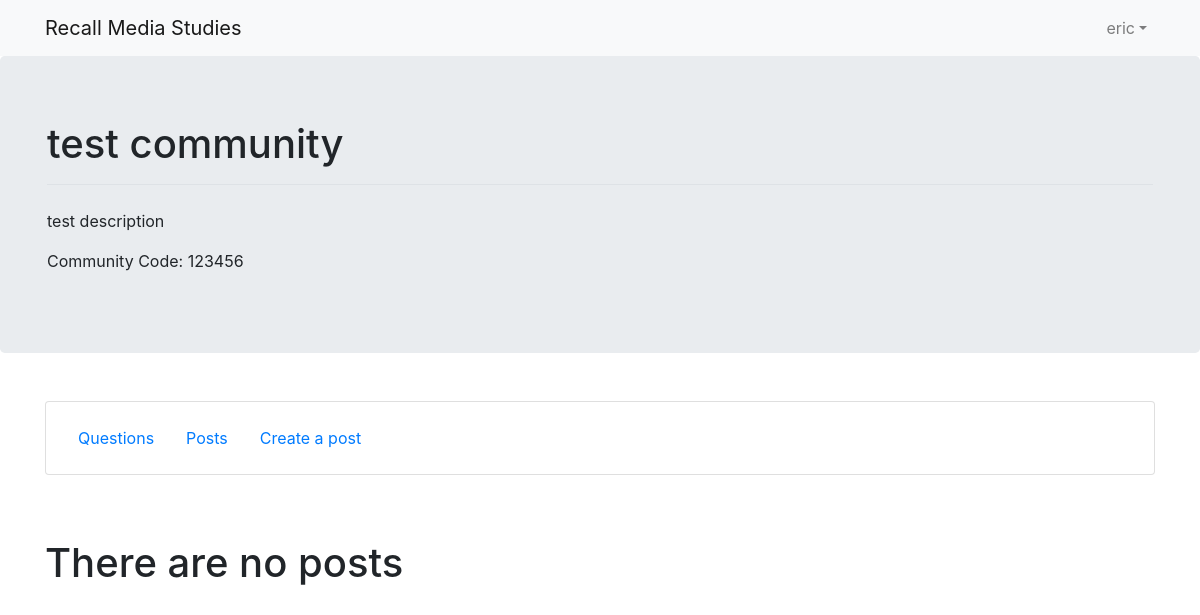
Before: /community/1/posts/ (signed in) with the older database file.
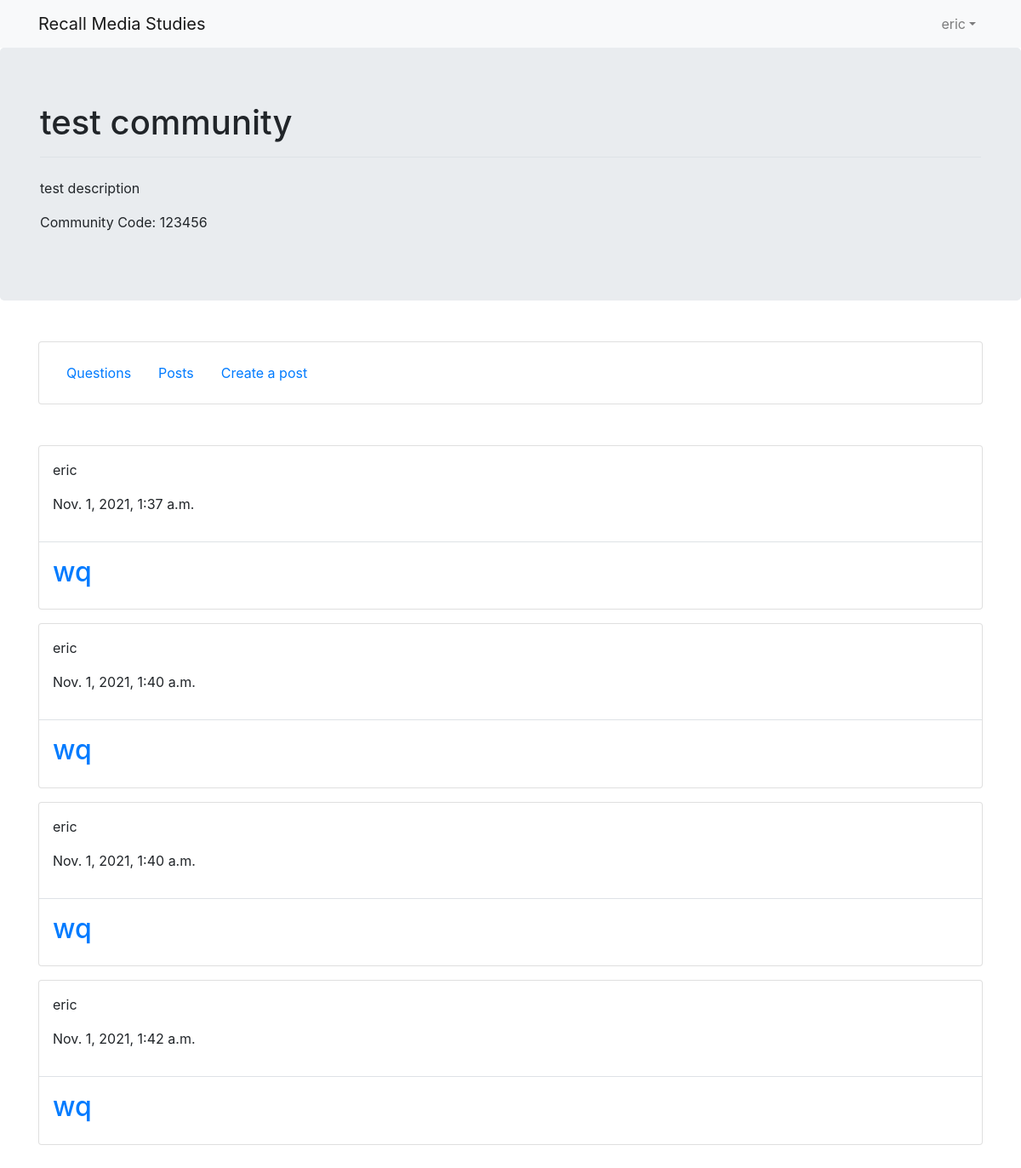
After: the same page with the newer database file.
### recall/models.py (models this page shows, shortened)
class Post(models.Model):
    user = models.ForeignKey(User, on_delete=models.CASCADE)
    community = models.ForeignKey('community', on_delete=models.CASCADE)
    title = models.CharField(max_length=30)
    content = models.TextField()
    date_created = models.DateTimeField(default=timezone.now)
    likes = models.BigIntegerField(default=0)

class User(AbstractUser):
    communities = ManyToManyField('Community', related_name="users")

### recall/views.py (the view)
# urls.py: path('community/<int:pk>/posts/', login_required(views.CommunityPostsView.as_view()), name="community-posts"),
class CommunityPostsView(CheckMember, ListView):
    template_name='recall/community-posts.html'
    model = Post
    context_object_name = 'posts'
    def get_queryset(self):
        posts = Post.objects.filter(community_id=self.kwargs['pk'])
        return posts
    def get_context_data(self, **kwargs):
        context = super(CommunityPostsView, self).get_context_data(**kwargs)
        community = Community.objects.get(id = self.kwargs['pk'])
        context['community'] = community
        return context

### recall/mixins.py (called while the page is built)
    def dispatch(self, request, *args, **kwargs):
        if self.request.user.communities.filter(id=self.kwargs['pk']).exists():
            return super().dispatch(request, *args, **kwargs)
        else:
            return HttpResponseRedirect(reverse('home'))

### recall/templates/recall/community-posts.html (shortened to what this page needs)
{% extends 'recall/base.html' %}
{% block content %}
<div class="jumbotron">
    <div class="container">
        <h1 class="border-bottom pb-3">{{ community.name }}</h1>
        <p class="pt-3">{{ community.description }}</p>
        <p>Community Code: {{ community.community_code }}</p>
    </div>
</div>
<div class="container py-3">
    <div class="card p-3 mb-5 d-flex flex-row">
        <div>
            <a class="nav-link" href="{% url 'community' community.pk%}">Questions</a>
        </div>
        <div>
            <a class="nav-link" href="{% url 'community-posts' community.pk %}">Posts</a>
        </div>
        <div>
            <a class="nav-link" href="{% url 'create-post' %}">Create a post</a>
        </div>
    </div>
    {% if posts %}
    {% for post in posts %}
    <div class="card my-3">
        <div class="border-bottom">
            <div class="p-3">
                <p>{{ post.user }}</p>
                <p>{{ post.date_created }}</p>
            </div>
        </div>
        <a href="{% url 'post' post.id %}">
        <div class="p-3">
            <h2>{{ post.title }}</h2>
        </div>
    </div>
    {% endfor %}
    {% else %}
    <div class="py-3">
        <h1>There are no posts</h1>
    </div>
    {% endif %}
</div>
{% endblock content %}

Changed rows visible on the page:
added Post: user "eric", date_created "Nov. 1, 2021, 1:37 a.m.", title "wq"
added Post: user "eric", date_created "Nov. 1, 2021, 1:40 a.m.", title "wq"
added Post: user "eric", date_created "Nov. 1, 2021, 1:40 a.m.", title "wq"
added Post: user "eric", date_created "Nov. 1, 2021, 1:42 a.m.", title "wq"
Other visible differences:
text no longer shown: "There are no posts"
